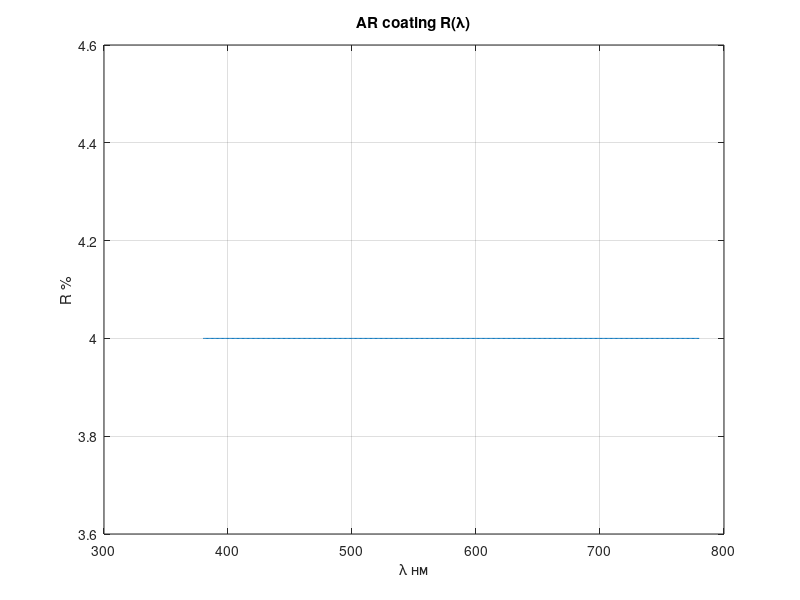

The MATLAB source for this figure:
% Просветляющее покрытие
% TMM: интерференция в тонкой плёнке

df = 100; nf = 1.38;
n0 = 1.0; ns = 1.5;
lam = linspace(380, 780, 400);
delta = 2*pi*nf*(df*1e-9)./lam;
r01 = (n0-nf)/(n0+nf); r12 = (nf-ns)/(nf+ns);
R = abs((r01 + r12*exp(-2i*delta))./(1 + r01*r12*exp(-2i*delta))).^2;
figure;
plot(lam, R*100);
title('AR coating R(\lambda)'); xlabel('\lambda нм'); ylabel('R %'); grid on;

%{
@play
{
 "title": "Anti-reflection coating",
 "groups": [
  {
   "name": "Film",
   "controls": [
    {
     "var": "df",
     "label": "Thickness nm",
     "min": 50,
     "max": 300,
     "step": 10,
     "default": 100
    },
    {
     "var": "nf",
     "label": "film n",
     "min": 1.2,
     "max": 1.8,
     "step": 0.02,
     "default": 1.38
    }
   ]
  }
 ]
}
%}
